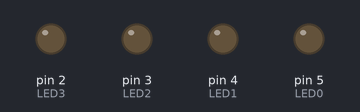
The sketch below on a simulated Arduino Uno, built with avr-gcc and run on an emulated ATmega328P. Shown: output pins drawn as LEDs (lit = HIGH).

Above: at 0.5 s.
At 2.5 s:
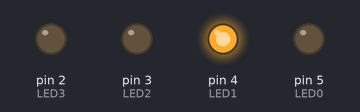
At 4.5 s:
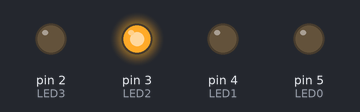
At 9.5 s:
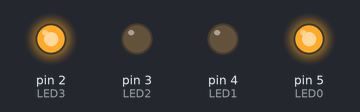
At 14.5 s:
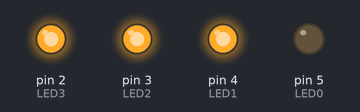
At 19.5 s:
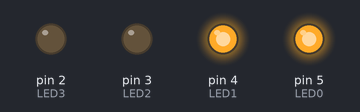
Timing chart, 0 to 20.8 s (numbered marks = the images above):
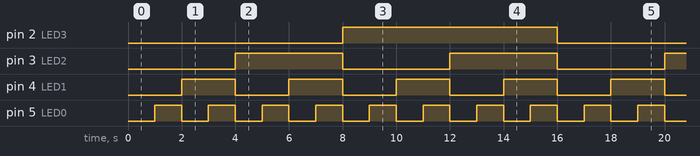

Measured:
- by itself, pin 2 (LED3): alternates HIGH for 8.0 s and LOW for 8.0 s
- by itself, pin 3 (LED2): alternates HIGH for 4.0 s and LOW for 4.0 s
- by itself, pin 4 (LED1): alternates HIGH for 2.0 s and LOW for 2.0 s
- by itself, pin 5 (LED0): alternates HIGH for 1.0 s and LOW for 1.0 s

The sketch:

prayoga-3.ino
```cpp
/* 4 LED ಗಳನ್ನು ಉಪಯೋಗಿಸಿ  0 ರಿಂದ 15 ರ ತನಕ ಸಂಖ್ಯೆಗಳ
ಎಣಿಕೆಯನ್ನು ಪ್ರದರ್ಶಿಸಿ . ಪ್ರತಿ ಎಣಿಕೆಯ ನಡುವೆ 1 ಸೆಕೆಂಡ್
ವಿಳಂಬವನ್ನು ಇರಿಸಿ. */

#define LED0  5
#define LED1  4
#define LED2  3
#define LED3  2

void setup()
{
  pinMode(LED0,OUTPUT);
  pinMode(LED1,OUTPUT);
  pinMode(LED2,OUTPUT);
  pinMode(LED3,OUTPUT);

  digitalWrite(LED0,LOW);
  digitalWrite(LED1,LOW);
  digitalWrite(LED2,LOW);
  digitalWrite(LED3,LOW);


}

void loop()
{
  //0
  digitalWrite(LED0,LOW);
  digitalWrite(LED1,LOW);
  digitalWrite(LED2,LOW);
  digitalWrite(LED3,LOW);

  delay(1000);

  //1
  digitalWrite(LED0,HIGH);
  digitalWrite(LED1,LOW);
  digitalWrite(LED2,LOW);
  digitalWrite(LED3,LOW);

  delay(1000);


  //2
  digitalWrite(LED0,LOW);
  digitalWrite(LED1,HIGH);
  digitalWrite(LED2,LOW);
  digitalWrite(LED3,LOW);

  delay(1000);

  //3
  digitalWrite(LED0,HIGH);
  digitalWrite(LED1,HIGH);
  digitalWrite(LED2,LOW);
  digitalWrite(LED3,LOW);

  delay(1000);

  //4
  digitalWrite(LED0,LOW);
  digitalWrite(LED1,LOW);
  digitalWrite(LED2,HIGH);
  digitalWrite(LED3,LOW);

  delay(1000);

  //5
  digitalWrite(LED0,HIGH);
  digitalWrite(LED1,LOW);
  digitalWrite(LED2,HIGH);
  digitalWrite(LED3,LOW);

  delay(1000);

  //6
  digitalWrite(LED0,LOW);
  digitalWrite(LED1,HIGH);
  digitalWrite(LED2,HIGH);
  digitalWrite(LED3,LOW);

  delay(1000);

  //7
  digitalWrite(LED0,HIGH);
  digitalWrite(LED1,HIGH);
  digitalWrite(LED2,HIGH);
  digitalWrite(LED3,LOW);

  delay(1000);

  //8
  digitalWrite(LED0,LOW);
  digitalWrite(LED1,LOW);
  digitalWrite(LED2,LOW);
  digitalWrite(LED3,HIGH);

  delay(1000);


  //9
  digitalWrite(LED0,HIGH);
  digitalWrite(LED1,LOW);
  digitalWrite(LED2,LOW);
  digitalWrite(LED3,HIGH);

  delay(1000);

  //10
  digitalWrite(LED0,LOW);
  digitalWrite(LED1,HIGH);
  digitalWrite(LED2,LOW);
  digitalWrite(LED3,HIGH);

  delay(1000);

  //11
  digitalWrite(LED0,HIGH);
  digitalWrite(LED1,HIGH);
  digitalWrite(LED2,LOW);
  digitalWrite(LED3,HIGH);

  delay(1000);

  //12
  digitalWrite(LED0,LOW);
  digitalWrite(LED1,LOW);
  digitalWrite(LED2,HIGH);
  digitalWrite(LED3,HIGH);

  delay(1000);

  //13
  digitalWrite(LED0,HIGH);
  digitalWrite(LED1,LOW);
  digitalWrite(LED2,HIGH);
  digitalWrite(LED3,HIGH);

  delay(1000);

  //14
  digitalWrite(LED0,LOW);
  digitalWrite(LED1,HIGH);
  digitalWrite(LED2,HIGH);
  digitalWrite(LED3,HIGH);

  delay(1000);

  //15
  digitalWrite(LED0,HIGH);
  digitalWrite(LED1,HIGH);
  digitalWrite(LED2,HIGH);
  digitalWrite(LED3,HIGH);

   delay(1000);


}
```
